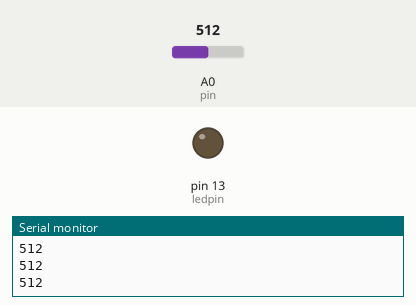
Bench run of a sketch on a simulated Arduino Uno, built with avr-gcc and run on an emulated ATmega328P. Shown: output pins drawn as LEDs (lit = HIGH), the last lines printed to the serial monitor. The test bench sets the inputs (shaded band); at power-on: A0 (pin) = 512.

Above: at 1.2 s.
1.3 s: A0 (pin) set to 309
2.8 s: A0 (pin) set to 281
At 3.6 s:
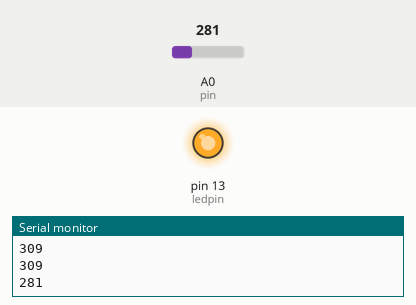
5.8 s: A0 (pin) set to 306
At 6.1 s:
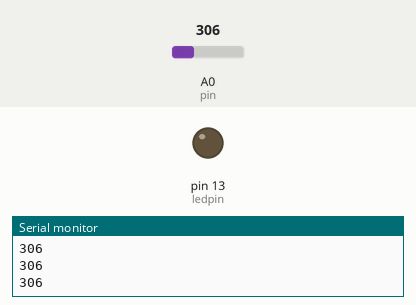
7.3 s: A0 (pin) set to 290
At 8.1 s:
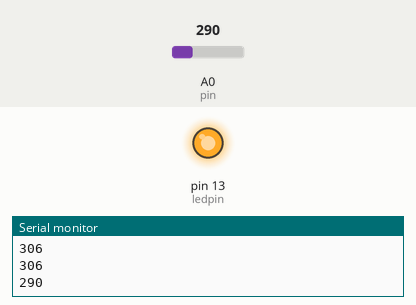
Timing chart, 0 to 10.3 s (numbered marks = the images above; inputs shaded):
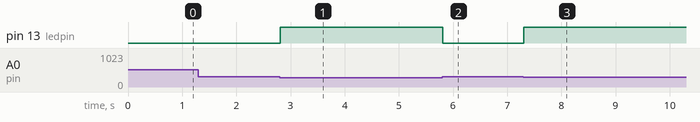

Measured:
- the behaviour switches between 300 and 299 on A0 (pin) (found by bisection; images 0 and 1)
- after the input at 2.8 s, pin 13 (ledpin): LOW → HIGH at once
- after the input at 5.8 s, pin 13 (ledpin): HIGH → LOW at once
- after the input at 7.3 s, pin 13 (ledpin): LOW → HIGH at once

The sketch:

fire_sensor.ino
```cpp
int ledpin = 13;
int buzzer = 8;
int pin=0;
void setup() {
pinMode(ledpin,OUTPUT);
pinMode(pin,INPUT);
Serial.begin(9600);


}

void loop() {
int value = analogRead(pin);
Serial.println(value);
int threshold = 300;
if(value<threshold)
{
  digitalWrite(ledpin,HIGH);
  digitalWrite(buzzer,HIGH);
  delay(1000);
  digitalWrite(ledpin,LOW);

}

}
```
